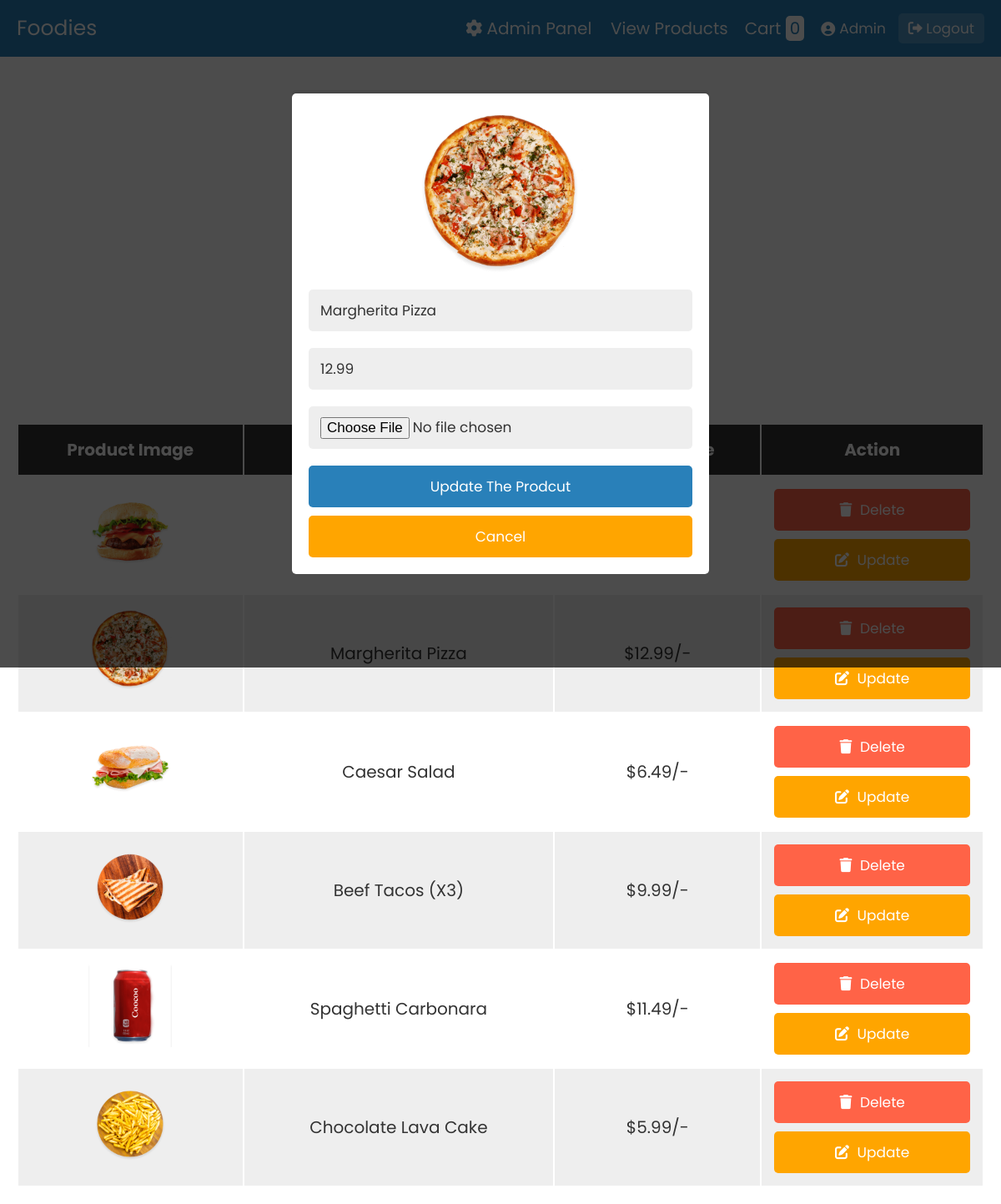
Screenshot of /admin.php?edit=2 (signed in) with the database file from the repository.
### tables this page shows
CREATE TABLE IF NOT EXISTS `products` (
  `id`    INT           NOT NULL AUTO_INCREMENT,
  `name`  VARCHAR(100)  NOT NULL,
  `price` DECIMAL(10,2) NOT NULL,
  `image` VARCHAR(255)  NOT NULL,
  PRIMARY KEY (`id`)
);

### admin.php (the view, shortened to what this page needs)
<?php
@include 'config.php';
?>
<!DOCTYPE html>
<html lang="en">
<head>
   <link rel="stylesheet" href="https://cdnjs.cloudflare.com/ajax/libs/font-awesome/6.0.0/css/all.min.css">
   <link rel="stylesheet" href="css/style.css">
</head>
<body>
<?php include 'header.php'; ?>
<div class="container">
<section>
<form action="" method="post" class="add-product-form" enctype="multipart/form-data">
   <h3>add a new product</h3>
</form>
</section>
<section class="display-product-table">
   <table>
      <thead>
         <th>product image</th>
         <th>product name</th>
         <th>product price</th>
         <th>action</th>
      </thead>
      <tbody>
         <?php
            $select_products = mysqli_query($conn, "SELECT * FROM `products`");
            if(mysqli_num_rows($select_products) > 0){
               while($row = mysqli_fetch_assoc($select_products)){
         ?>
         <tr>
            <td><img src="uploaded_img/<?php echo $row['image']; ?>" height="100" alt=""></td>
            <td><?php echo $row['name']; ?></td>
            <td>$<?php echo $row['price']; ?>/-</td>
            <td>
               <a href="admin.php?delete=<?php echo $row['id']; ?>" class="delete-btn" onclick="return confirm('are your sure you want to delete this?');"> <i class="fas fa-trash"></i> delete </a>
               <a href="admin.php?edit=<?php echo $row['id']; ?>" class="option-btn"> <i class="fas fa-edit"></i> update </a>
            </td>
         </tr>
         <?php
            };
            }else{
               echo "<div class='empty'>no product added</div>";
            };
         ?>
      </tbody>
   </table>
</section>
<section class="edit-form-container">
   <?php
   if(isset($_GET['edit'])){
      $edit_id = $_GET['edit'];
      $edit_query = mysqli_query($conn, "SELECT * FROM `products` WHERE id = $edit_id");
      if(mysqli_num_rows($edit_query) > 0){
         while($fetch_edit = mysqli_fetch_assoc($edit_query)){
   ?>
   <form action="" method="post" enctype="multipart/form-data">
      <img src="uploaded_img/<?php echo $fetch_edit['image']; ?>" height="200" alt="">
      <input type="text" class="box" required name="update_p_name" value="<?php echo $fetch_edit['name']; ?>">
      <input type="number" min="0" class="box" required name="update_p_price" value="<?php echo $fetch_edit['price']; ?>">
      <input type="file" class="box" required name="update_p_image" accept="image/png, image/jpg, image/jpeg">
      <input type="submit" value="update the prodcut" name="update_product" class="btn">
      <input type="reset" value="cancel" id="close-edit" class="option-btn">
   </form>
   <?php
            };
         };
      };
   ?>
</section>
</div>
</body>
</html>

### css/style.css (style rules this page uses)
:root { --blue:#2980b9; --red:tomato; --orange:orange; --black:#333; --white:#fff; --bg-color:#eee; --dark-bg:rgba(0,0,0,.7); --box-shadow:0 .5rem 1rem rgba(0,0,0,.1); --border:.1rem solid #999; }
* { font-family: 'Poppins', sans-serif; margin:0; padding:0; box-sizing: border-box; outline: none; border:none; text-decoration: none; text-transform: capitalize; }
html { font-size: 62.5%; overflow-x: hidden; }
.container { max-width: 1200px; margin:0 auto; }
section { padding:2rem; }
.btn, .option-btn, .delete-btn { display: block; width: 100%; text-align: center; background-color: var(--blue); color:var(--white); font-size: 1.7rem; padding:1.2rem 3rem; border-radius: .5rem; cursor: pointer; margin-top: 1rem; }
.option-btn i, .delete-btn i { padding-right: .5rem; }
.option-btn { background-color: var(--orange); }
.delete-btn { margin-top: 0; background-color: var(--red); }
.add-product-form { max-width: 50rem; background-color: var(--bg-color); border-radius: .5rem; padding:2rem; margin:0 auto; margin-top: 2rem; }
.add-product-form h3 { font-size: 2.5rem; margin-bottom: 1rem; color:var(--black); text-transform: uppercase; text-align: center; }
.display-product-table table { width: 100%; text-align: center; }
.display-product-table table thead th { padding:1.5rem; font-size: 2rem; background-color: var(--black); color:var(--white); }
.display-product-table table td { padding:1.5rem; font-size: 2rem; color:var(--black); }
.display-product-table table td:first-child { padding:0; }
.display-product-table table tr:nth-child(even) { background-color: var(--bg-color); }
.edit-form-container { position: fixed; top:0; left:0; z-index: 1100; background-color: var(--dark-bg); padding:2rem; display: none; align-items: center; justify-content: center; min-height: 100vh; width: 100%; }
.edit-form-container form { width: 50rem; border-radius: .5rem; background-color: var(--white); text-align: center; padding:2rem; }
.edit-form-container form .box { width: 100%; background-color: var(--bg-color); border-radius: .5rem; margin:1rem 0; font-size: 1.7rem; color:var(--black); padding:1.2rem 1.4rem; text-transform: none; }

### rows the page displays
products: image (picture)
products: image (picture), name "Margherita Pizza", price "12.99", update_p_name "Margherita Pizza", update_p_price "12.99"
products: image (picture), name "Caesar Salad", price "6.49"
products: image (picture), name "Beef Tacos (X3)", price "9.99"
products: image (picture), name "Spaghetti Carbonara", price "11.49"
products: image (picture), name "Chocolate Lava Cake", price "5.99"

### other values shown
$row_count "0"
$_SESSION['username'] "Admin"
